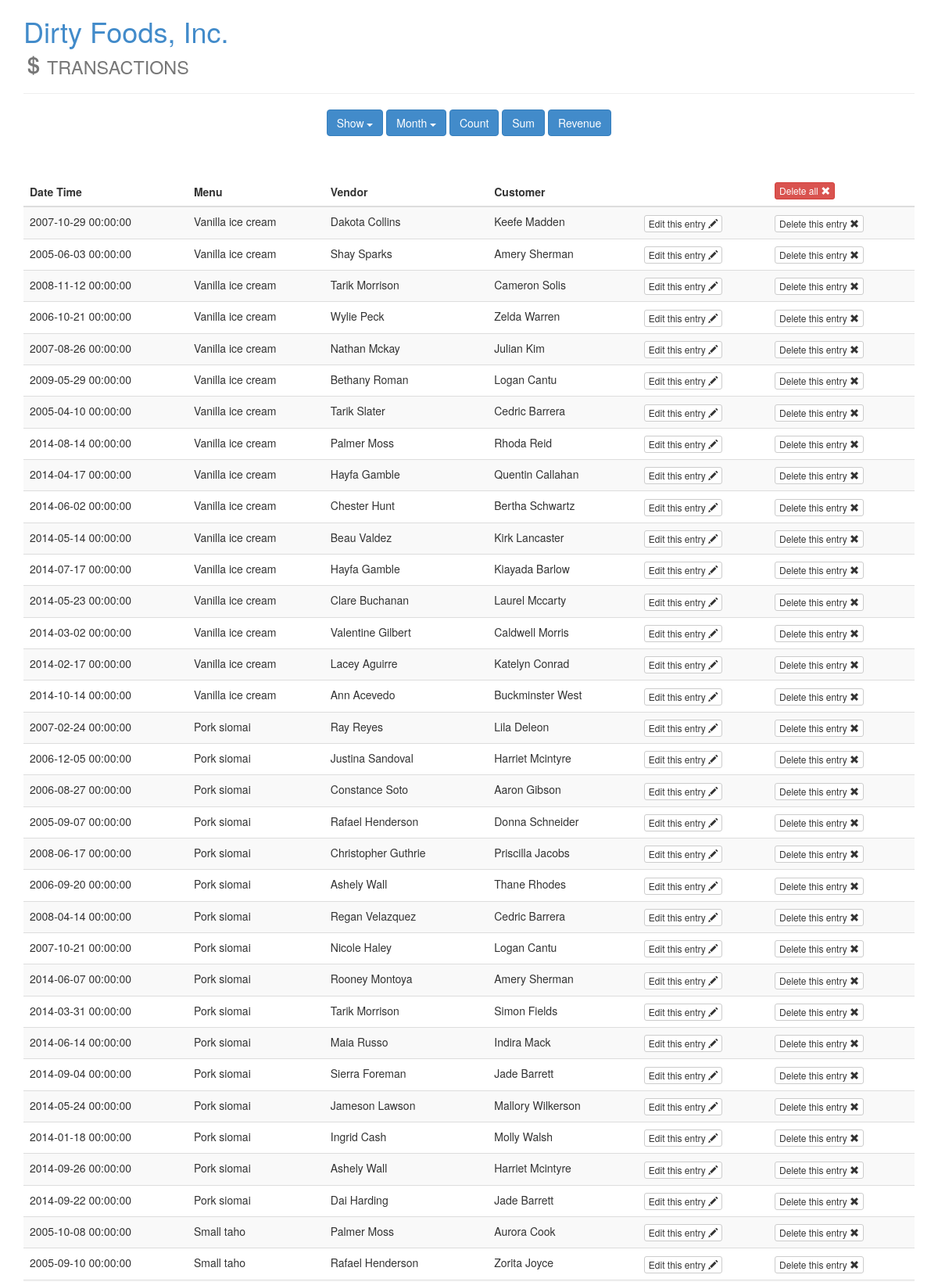
/transactions.php?show=all (upper part), run on the app's committed database.
### tables this page shows
CREATE TABLE `transaction` (
  `transaction_id` int(11) NOT NULL AUTO_INCREMENT,
  `datetime` datetime NOT NULL,
  `MENU_menu_id` int(11) NOT NULL,
  `VENDOR_vendor_id` int(11) NOT NULL,
  `CUSTOMER_customer_id` int(11) NOT NULL,
  PRIMARY KEY (`transaction_id`),
  KEY `fk_TRANSACTION_MENU1_idx` (`MENU_menu_id`),
  KEY `fk_TRANSACTION_VENDOR1_idx` (`VENDOR_vendor_id`),
  KEY `fk_TRANSACTION_CUSTOMER1_idx` (`CUSTOMER_customer_id`)
);

CREATE TABLE `menu` (
  `menu_id` int(11) NOT NULL AUTO_INCREMENT,
  `price` int(11) NOT NULL,
  `description` varchar(100) NOT NULL,
  `pax` int(11) NOT NULL,
  `FRANCHISE_TYPE_franchisetype_id` int(11) NOT NULL,
  PRIMARY KEY (`menu_id`),
  KEY `fk_MENU_FRANCHISE_TYPE1_idx` (`FRANCHISE_TYPE_franchisetype_id`)
);

CREATE TABLE `vendor` (
  `vendor_id` int(11) NOT NULL AUTO_INCREMENT,
  `name` varchar(120) NOT NULL,
  `age` int(11) NOT NULL,
  `birthdate` datetime NOT NULL,
  `VENDOR_TYPE_vendortype_id` int(11) NOT NULL,
  PRIMARY KEY (`vendor_id`),
  KEY `fk_VENDOR_VENDOR_TYPE1_idx` (`VENDOR_TYPE_vendortype_id`)
);

CREATE TABLE `customer` (
  `customer_id` int(11) NOT NULL AUTO_INCREMENT,
  `name` varchar(120) NOT NULL,
  `age` int(11) NOT NULL,
  `birthdate` datetime NOT NULL,
  PRIMARY KEY (`customer_id`)
);

### transactions.php (the view, shortened to what this page needs)
<?php
$con = mysqli_connect(db_address,db_user,db_pass,db_name);
?>
<!DOCTYPE html>
<html lang="en">
<head>
	<link rel="stylesheet" href="css/bootstrap.min.css">
	<link rel="stylesheet" href="css/bootstrap-datetimepicker.min.css">
</head>
<body>
	<div class="container">
		<h1><a href="index.php">Dirty Foods, Inc.</a><br><small><span class="glyphicon glyphicon-usd"></span> TRANSACTIONS</small></h1>
		<hr>
	</div>
	<div class="container text-center">
		<div class="btn-group">
			<button class="btn btn-primary dropdown-toggle" data-toggle="dropdown">Show <span class="caret"></span></button>
		</div>
		<div class="btn-group">
			<button class="btn btn-primary dropdown-toggle" data-toggle="dropdown">Month <span class="caret"></span></button>
		</div>
		<a href="?count" class="btn btn-primary">Count</a>
		<a href="?sum" class="btn btn-primary">Sum</a>
		<a href="?revenue" class="btn btn-primary">Revenue</a>
	</div>
<?php
	if (isset($_GET['show'])) {
		if ($_GET['show'] == 'all') {
			$result = mysqli_query($con, "SELECT transaction.*, menu.description AS menu, vendor.name AS vendor, customer.name AS customer
											FROM transaction, menu, vendor, customer WHERE MENU_menu_id=menu_id
											AND VENDOR_vendor_id=vendor_id AND CUSTOMER_customer_id=customer_id;");
		}
?>
	<div class="container content">
		<table class="table table-striped">
			<thead>
				<tr>
					<th>Date Time</th>
					<th>Menu</th>
					<th>Vendor</th>
					<th>Customer</th>
					<th></th>
					<th>
						<form action="?deleteall" id='delete' method="post"><button type="submit" id='deleteButton' class="btn btn-danger btn-xs">Delete all <span class="glyphicon glyphicon-remove"></span></button></form>
					</th>
				</tr>
			</thead>
		<?php
			while ($row = mysqli_fetch_array($result)) {
				echo "<tr>";
				echo "<td>" . $row['datetime'] . "</td>";
				echo "<td>" . $row['menu'] . "</td>";
				echo "<td>" . $row['vendor'] . "</td>";
				echo "<td>" . $row['customer'] . "</td>";
				echo "
				<td>
					<form action='?edit' method='post'>
						<input type='hidden' name='transaction_id' value=" . $row['transaction_id']. ">
						<button type='submit' class='btn btn-default btn-xs'>Edit this entry <span class='glyphicon glyphicon-pencil'></span></button>
					</form>
				</td>
				";
				echo "
				<td>
					<form action='?delete' method='post' id='delete' >
						<input type='hidden' name='transaction_id' value=" . $row['transaction_id']. ">
						<button type='submit' class='btn btn-default btn-xs'>Delete this entry <span class='glyphicon glyphicon-remove'></span></button>
					</form>
				</td>
				";
				echo "</tr>";
			}
		?>
		</table>
	</div>
<?php
	}
?>
</body>
</html>

### transactions.php (style rules this page uses)
.content { margin-top: 50px; margin-bottom: 50px; }

### data on the page
transaction: datetime "2007-10-29 00:00:00", menu.description "Vanilla ice cream", vendor.name "Dakota Collins", customer.name "Keefe Madden"
transaction: datetime "2005-06-03 00:00:00", menu.description "Vanilla ice cream", vendor.name "Shay Sparks", customer.name "Amery Sherman"
transaction: datetime "2008-11-12 00:00:00", menu.description "Vanilla ice cream", vendor.name "Tarik Morrison", customer.name "Cameron Solis"
transaction: datetime "2006-10-21 00:00:00", menu.description "Vanilla ice cream", vendor.name "Wylie Peck", customer.name "Zelda Warren"
transaction: datetime "2007-08-26 00:00:00", menu.description "Vanilla ice cream", vendor.name "Nathan Mckay", customer.name "Julian Kim"
transaction: datetime "2009-05-29 00:00:00", menu.description "Vanilla ice cream", vendor.name "Bethany Roman", customer.name "Logan Cantu"
transaction: datetime "2005-04-10 00:00:00", menu.description "Vanilla ice cream", vendor.name "Tarik Slater", customer.name "Cedric Barrera"
transaction: datetime "2014-08-14 00:00:00", menu.description "Vanilla ice cream", vendor.name "Palmer Moss", customer.name "Rhoda Reid"
transaction: datetime "2014-04-17 00:00:00", menu.description "Vanilla ice cream", vendor.name "Hayfa Gamble", customer.name "Quentin Callahan"
transaction: datetime "2014-06-02 00:00:00", menu.description "Vanilla ice cream", vendor.name "Chester Hunt", customer.name "Bertha Schwartz"
transaction: datetime "2014-05-14 00:00:00", menu.description "Vanilla ice cream", vendor.name "Beau Valdez", customer.name "Kirk Lancaster"
transaction: datetime "2014-07-17 00:00:00", menu.description "Vanilla ice cream", vendor.name "Hayfa Gamble", customer.name "Kiayada Barlow"
transaction: datetime "2014-05-23 00:00:00", menu.description "Vanilla ice cream", vendor.name "Clare Buchanan", customer.name "Laurel Mccarty"
transaction: datetime "2014-03-02 00:00:00", menu.description "Vanilla ice cream", vendor.name "Valentine Gilbert", customer.name "Caldwell Morris"
transaction: datetime "2014-02-17 00:00:00", menu.description "Vanilla ice cream", vendor.name "Lacey Aguirre", customer.name "Katelyn Conrad"
transaction: datetime "2014-10-14 00:00:00", menu.description "Vanilla ice cream", vendor.name "Ann Acevedo", customer.name "Buckminster West"
transaction: datetime "2007-02-24 00:00:00", menu.description "Pork siomai", vendor.name "Ray Reyes", customer.name "Lila Deleon"
transaction: datetime "2006-12-05 00:00:00", menu.description "Pork siomai", vendor.name "Justina Sandoval", customer.name "Harriet Mcintyre"
transaction: datetime "2006-08-27 00:00:00", menu.description "Pork siomai", vendor.name "Constance Soto", customer.name "Aaron Gibson"
transaction: datetime "2005-09-07 00:00:00", menu.description "Pork siomai", vendor.name "Rafael Henderson", customer.name "Donna Schneider"
transaction: datetime "2008-06-17 00:00:00", menu.description "Pork siomai", vendor.name "Christopher Guthrie", customer.name "Priscilla Jacobs"
transaction: datetime "2006-09-20 00:00:00", menu.description "Pork siomai", vendor.name "Ashely Wall", customer.name "Thane Rhodes"
transaction: datetime "2008-04-14 00:00:00", menu.description "Pork siomai", vendor.name "Regan Velazquez", customer.name "Cedric Barrera"
transaction: datetime "2007-10-21 00:00:00", menu.description "Pork siomai", vendor.name "Nicole Haley", customer.name "Logan Cantu"
transaction: datetime "2014-06-07 00:00:00", menu.description "Pork siomai", vendor.name "Rooney Montoya", customer.name "Amery Sherman"
transaction: datetime "2014-03-31 00:00:00", menu.description "Pork siomai", vendor.name "Tarik Morrison", customer.name "Simon Fields"
transaction: datetime "2014-06-14 00:00:00", menu.description "Pork siomai", vendor.name "Maia Russo", customer.name "Indira Mack"
transaction: datetime "2014-09-04 00:00:00", menu.description "Pork siomai", vendor.name "Sierra Foreman", customer.name "Jade Barrett"
transaction: datetime "2014-05-24 00:00:00", menu.description "Pork siomai", vendor.name "Jameson Lawson", customer.name "Mallory Wilkerson"
transaction: datetime "2014-01-18 00:00:00", menu.description "Pork siomai", vendor.name "Ingrid Cash", customer.name "Molly Walsh"
transaction: datetime "2014-09-26 00:00:00", menu.description "Pork siomai", vendor.name "Ashely Wall", customer.name "Harriet Mcintyre"
transaction: datetime "2014-09-22 00:00:00", menu.description "Pork siomai", vendor.name "Dai Harding", customer.name "Jade Barrett"
transaction: datetime "2005-10-08 00:00:00", menu.description "Small taho", vendor.name "Palmer Moss", customer.name "Aurora Cook"
transaction: datetime "2005-09-10 00:00:00", menu.description "Small taho", vendor.name "Rafael Henderson", customer.name "Zorita Joyce"
